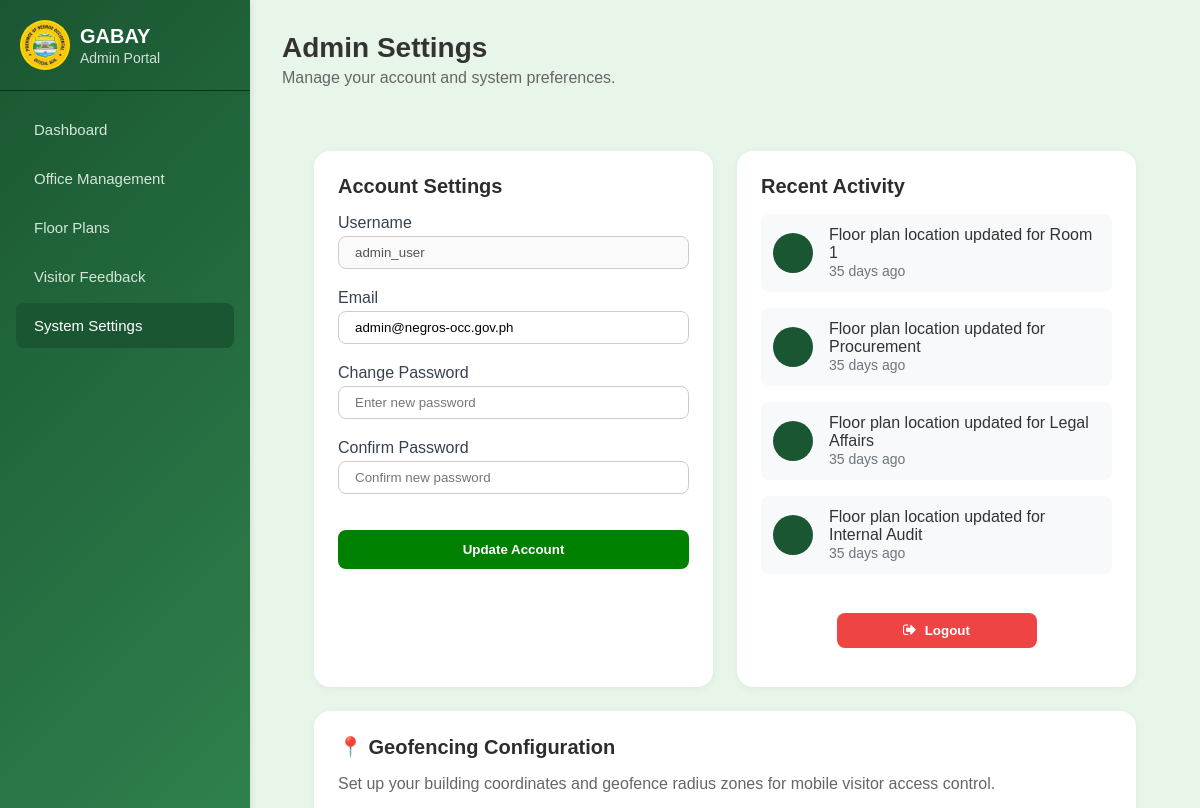
/systemSettings.php (upper part), run on an earlier commit of the app's database.
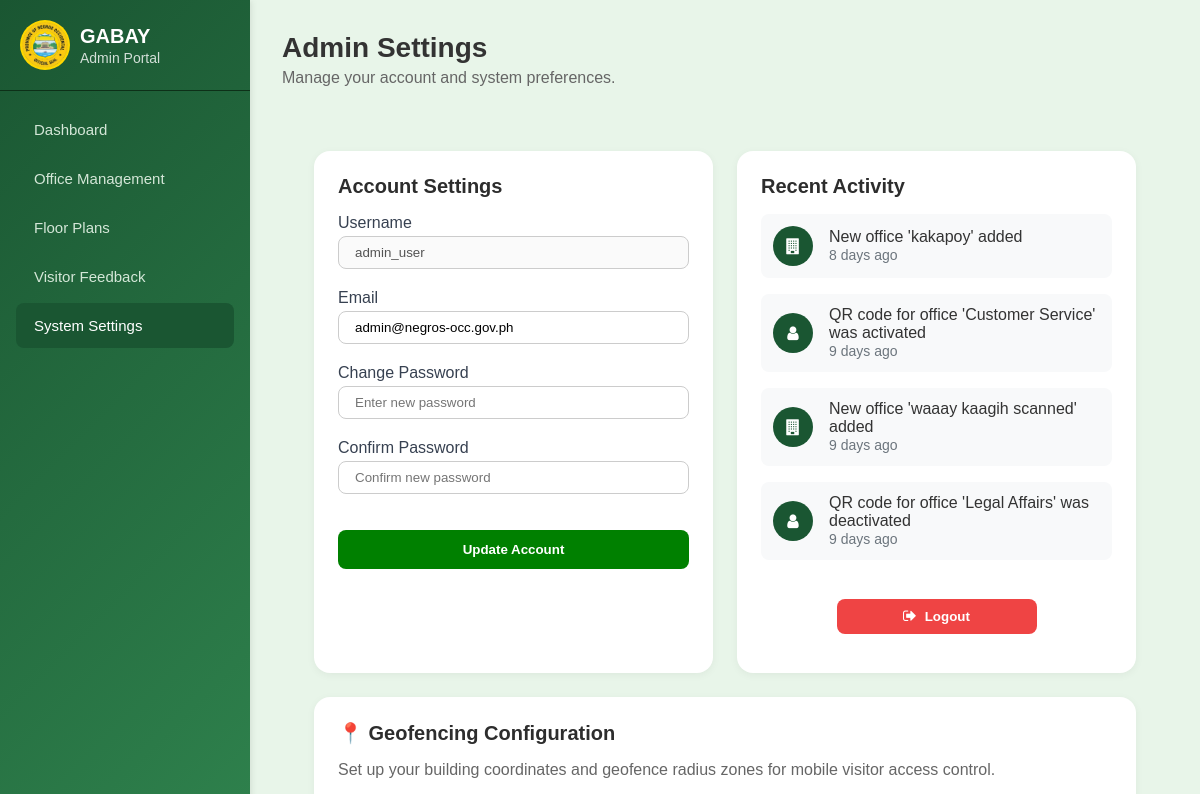
And on a later commit of the database.
### tables this page shows
CREATE TABLE `activities` (
  `id` int(11) NOT NULL,
  `activity_type` varchar(50) NOT NULL,
  `activity_text` varchar(255) NOT NULL,
  `qr_monitoring_data` longtext DEFAULT NULL CHECK (json_valid(`qr_monitoring_data`)),
  `created_at` timestamp NOT NULL DEFAULT current_timestamp(),
  `office_id` int(11) DEFAULT NULL,
  `admin_id` int(11) DEFAULT NULL
);

### systemSettings.php (the view, shortened to what the changed rows need)
<?php
include("connect_db.php");
$activityStmt = $connect->prepare("
    SELECT a.*, o.name as office_name,
    TIMESTAMPDIFF(SECOND, a.created_at, NOW()) as seconds_ago,
    TIMESTAMPDIFF(MINUTE, a.created_at, NOW()) as minutes_ago,
    TIMESTAMPDIFF(HOUR, a.created_at, NOW()) as hours_ago,
    TIMESTAMPDIFF(DAY, a.created_at, NOW()) as days_ago
    FROM activities a
    LEFT JOIN offices o ON a.office_id = o.id
    ORDER BY a.created_at DESC
    LIMIT 4
");
$activityStmt->execute();
$activities = $activityStmt->fetchAll(PDO::FETCH_ASSOC);
function getTimeAgo($activity) {
    if ($activity['seconds_ago'] < 60) {
        return "just now";
    } elseif ($activity['minutes_ago'] < 60) {
        $mins = $activity['minutes_ago'];
        return $mins . " minute" . ($mins > 1 ? "s" : "") . " ago";
    } elseif ($activity['hours_ago'] < 24) {
        $hours = $activity['hours_ago'];
        return $hours . " hour" . ($hours > 1 ? "s" : "") . " ago";
    } else {
        $days = $activity['days_ago'];
        return $days . " day" . ($days > 1 ? "s" : "") . " ago";
    }
}
function getActivityIcon($type) {
    switch ($type) {
        case 'office':
            return 'fa-building';
        case 'file':
            return 'fa-map-location-dot';
        default:
            return 'fa-user';
    }
}
?>
<!DOCTYPE html>
<html lang="en">
<head>
  <link rel="stylesheet" href="systemSetting.css" />
  <link rel="stylesheet" href="https://unpkg.com/leaflet@1.9.4/dist/leaflet.css">
  <link rel="stylesheet" href="https://cdnjs.cloudflare.com/ajax/libs/font-awesome/4.7.0/css/font-awesome.min.css">
  <link rel="stylesheet" href="mobileNav.css" />
</head>
<body>
  <div class="container">
    <aside class="sidebar">
      <div class="sidebar-header">
        <div>
          <h1>GABAY</h1>
        </div>
      </div>
    </aside>
    <main class="main-content">
      <header class="header">
        <div>
          <h2>Admin Settings</h2>
        </div>
      </header>
      <div class="gabay-main-content">
        <div class="gabay-grid">
          <div class="gabay-card">
            <div class="activity-list" id="activityList">
              <?php foreach ($activities as $activity): ?>
                <div class="activity-item">
                  <div class="activity-icon">
                    <i class="fa <?php echo getActivityIcon($activity['activity_type']); ?>"></i>
                  </div>
                  <div class="activity-details">
                    <p class="activity-text"><?php echo htmlspecialchars($activity['activity_text']); ?></p>
                    <span class="activity-time"><?php echo getTimeAgo($activity); ?></span>
                  </div>
                </div>
              <?php endforeach; ?>
            </div>
          </div>
        </div>
      </div>
    </main>
  </div>
</body>
</html>

What changed in the data, as far as the page shows it:
no longer on this page (row edited): activities: activity_text "Floor plan location updated for Room 1", activity "35 days ago"
no longer on this page (row unchanged): activities: activity_text "Floor plan location updated for Procurement", activity "35 days ago"
no longer on this page (row unchanged): activities: activity_text "Floor plan location updated for Legal Affairs", activity "35 days ago"
no longer on this page (row unchanged): activities: activity_text "Floor plan location updated for Internal Audit", activity "35 days ago"
added activities: activity_text "New office 'kakapoy' added", activity "8 days ago"
added activities: activity_text "QR code for office 'Customer Service' was activated", activity "9 days ago"
added activities: activity_text "New office 'waaay kaagih scanned' added", activity "9 days ago"
added activities: activity_text "QR code for office 'Legal Affairs' was deactivated", activity "9 days ago"
